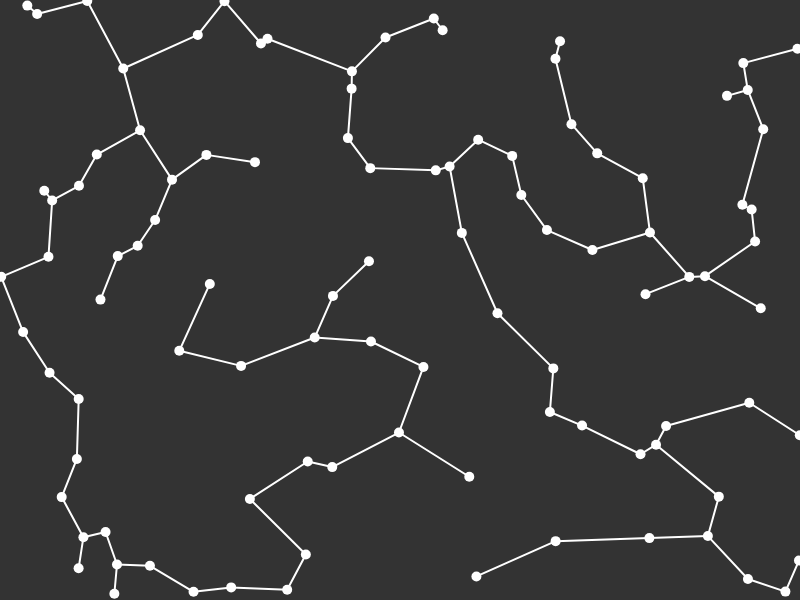
Frame 1 (no input)
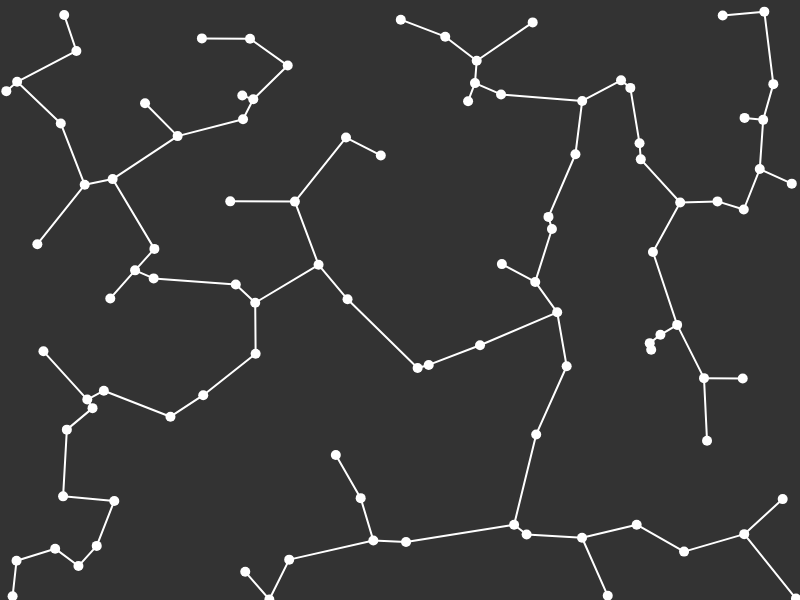
Frame 60 (no input)
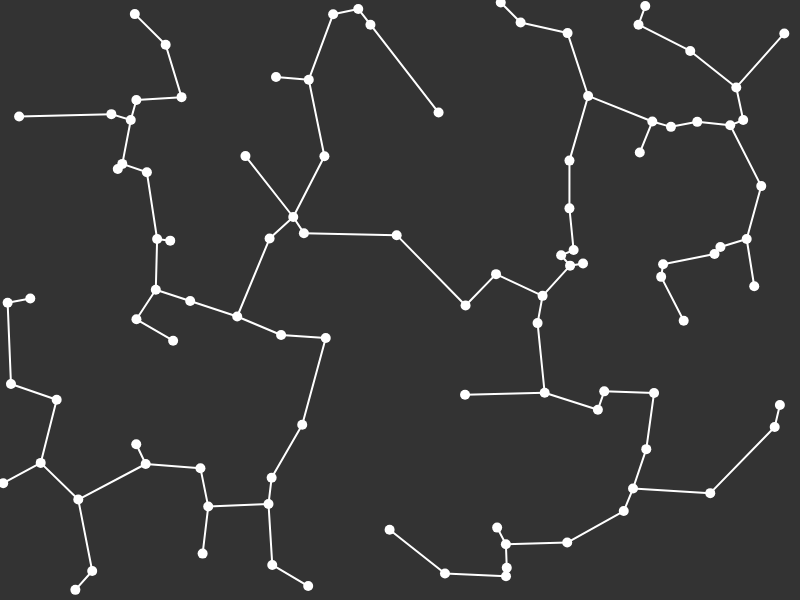
Frame 120 (the mouse pressed at the canvas centre since frame 60)

The p5.js sketch that drew these frames (run headless with seeded random() and noise() and a simulated clock; from frame 60 on, the mouse is pressed at the canvas centre):

// p5.js sketch
// ── sketch.js
let vertices = []

function setup() {
    createCanvas(800, 600);
    for (let i = 0; i < 100; i++) {
        vertices.push({pos: createVector(random(width), random(height)), vel: createVector(random(-2,2), random(-2,2))})
    }
}

function mousePressed() {
    vertices.push({pos: createVector(mouseX, mouseY), vel: createVector(random(-2,2), random(-2,2))})
}

function clearVertices(){
    vertices = []
}

function draw() {
    background(51);

    let reached = []
    let unreached = vertices.map(v => v.pos)

    reached.push(unreached[0])
    unreached.splice(0, 1)

    while (unreached.length > 0) {
        let record = Infinity
        let rind;
        let uind;

        for (var i = 0; i < reached.length; i++) {
            for (var j = 0; j < unreached.length; j++) {
                let v1 = reached[i]
                let v2 = unreached[j]
                let d = dist(v1.x, v1.y, v2.x, v2.y)

                if (d < record) {
                    record = d
                    rind = i
                    uind = j
                }
            }
        }
        stroke(255)
        strokeWeight(2)
        line(reached[rind].x,reached[rind].y,unreached[uind].x,unreached[uind].y)
        reached.push(unreached[uind])
        unreached.splice(uind,1)
    }

    for (v of vertices) {
        stroke(255)
        strokeWeight(10)
        point(v.pos.x, v.pos.y)
    }
    // stroke(255,0,0)
    // strokeWeight(10)
    // point(vertices[0].pos.x, vertices[0].pos.y)
    
    for (v of vertices) {
        v.pos.add(v.vel)
        if (v.pos.x < 0 || v.pos.x >= width) {
            v.vel.x = -v.vel.x
            v.pos.x += v.vel.x
        }
        if (v.pos.y < 0 || v.pos.y >= height) {
            v.vel.y = -v.vel.y
            v.pos.y += v.vel.y
        }
    }
}
